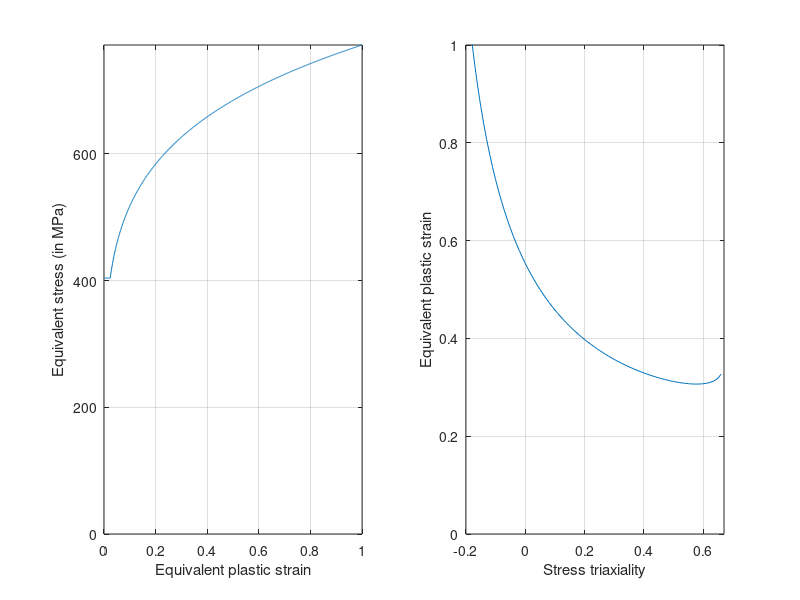

Write the MATLAB code that produced this figure.
clc
clear all
%%-----------------------------------------------------------------------%%
% Define material constants
%%-----------------------------------------------------------------------%%
rho    = 7.8e-9; %Density
E0     = 210000; %Young's modulus
nu     =    0.3; %Poisson's ratio
sigma0 =    404; %Yield stress
K      =    772; %hardening modulus
n      = 0.1733; %hardening exponent
epspl  =  0.024; %yield plateau strain
%%-----------------------------------------------------------------------%%
% Define element shape
%%-----------------------------------------------------------------------%%
leote = 1.0; %ratio between the in-plane size and the thickness of the shell
%%-----------------------------------------------------------------------%%
% Compute the stress-strain curve
%%-----------------------------------------------------------------------%%
pmax       =  1.0; %maximum plastic strain
npoints    = 1000; %number of points in the stress-strain curve
p          = (0:0.001:1)';
npoints    = npoints+1;
epsp0      = (sigma0/K)^(1/n)-epspl;
model(1,1) = sigma0;
for i=2:npoints
   if p(i) > epspl
      model(i,1) = K*(epsp0+p(i))^n;
   else
      model(i,1) = sigma0;
   end
end
%%-----------------------------------------------------------------------%%
% Compute failure model
%%-----------------------------------------------------------------------%%
%%%%%%%%%%%%%%%%%%%%%%%%%%%%%%%%%%%%%%%%%%%%%%%%%%%%%%%%%%%%%%%%%%%%%%%%%%%
% define stress triaxiality and Lode parameter
%%%%%%%%%%%%%%%%%%%%%%%%%%%%%%%%%%%%%%%%%%%%%%%%%%%%%%%%%%%%%%%%%%%%%%%%%%%
T = -0.33:0.01:0.66;
p =  0:0.001:1.0;
for i=1:length(T)
    % lode parameter
    if(T(i)<-0.333)
        L(i) = -3/(9*T(i)^2-1)*(1-sqrt(12*T(i)^2-27*T(i)^4));
    elseif(T(i)<0 && T(i)>=-0.333)
        L(i) =  sqrt(27*T(i)^2/(4-9*T(i)^2));
    elseif(T(i)<0.333 && T(i)>=0)
        L(i) =  -sqrt(27*T(i)^2/(4-9*T(i)^2));
    else
        L(i) = 3/(9*T(i)^2-1)*(1-sqrt(12*T(i)^2-27*T(i)^4));
    end    
end
en  = 2.0*n;
ef  = n+(en-n)/leote;
Wc  = K*(ef)^(n+1)/(n+1);
for i=1:length(T)    
   pf(i) = ((n+1)*Wc/(K*max(0,T(i)+(3-L(i))/(3*sqrt(3+L(i)^2)))))^(1/(n+1));
end
%%-----------------------------------------------------------------------%%
% Plot results
%%-----------------------------------------------------------------------%%
subplot(1,2,1)
plot(p,model)
axis([0 max(p) 0 max(model)])
xlabel('Equivalent plastic strain')
ylabel('Equivalent stress (in MPa)')
grid on
subplot(1,2,2)
plot(T,pf)
axis([-0.2 0.67 0 1.0])
xlabel('Stress triaxiality')
ylabel('Equivalent plastic strain')
grid on
%%-----------------------------------------------------------------------%%
% Export material card
%%-----------------------------------------------------------------------%%
fich=fopen(['mat_' num2str(leote) '.inp'],'w');
% Add material
fprintf(fich,'*Material, name=DOMEX_S355\n');
% Add Density
fprintf(fich,'*Density\n');
fprintf(fich,'%6d\n',rho);
% Add Elasticity
fprintf(fich,'*Elastic\n');
fprintf(fich,'%6d,%6d\n',E0,nu);
% Add plasticity
fprintf(fich,'*Plastic\n');
for i=1:length(p)
    fprintf(fich,'%6d,%6d\n',model(i),p(i));
end
% Add fracture model
fprintf(fich,'*Damage Initiation, criterion=DUCTILE\n');
fprintf(fich,'%6d,%6d\n',1000,-0.67);
for i=1:length(T)
    fprintf(fich,'%6d,%6d\n',pf(i),T(i));
end
fprintf(fich,'*Damage Evolution, type=DISPLACEMENT\n');
fprintf(fich,'%6d,\n',0.001);
% Close file
fclose(fich);
